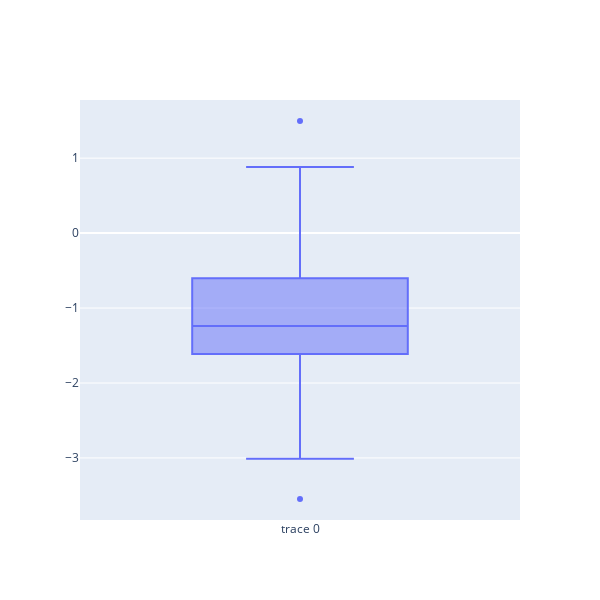

Write notebook code for a chart like this one.
### Code cell
y0 = np.random.randn(50) - 1

fig = go.Figure()
fig.add_trace(go.Box(y=y0))
fig.update_layout(width=600, height=600)
fig.show()

### Figure 1 — Plotly figure (JSON) as saved in the notebook; plotly's stock layout.template omitted (floating-point values rounded to 4 significant figures)
{"data": [{"type": "box", "y": [-0.6034, -1.55, -0.4787, -0.7217, -1.684, -1.46, -1.22, -0.9094, -0.6359, -2.157, 1.496, -1.372, 0.07914, -1.513, -0.9474, -0.6888, -1.022, -0.8332, -1.102, -1.237, -1.613, -0.4649, -1.8, -0.8677, -1.36, -0.3534, -1.906, -1.458, -3.012, -2.067, -1.296, -1.448, -2.127, -2.6, -1.289, -0.7821, 0.5911, -1.248, -2.266, -1.27, -0.2628, 0.3593, -0.5809, -0.3818, -1.661, -3.548, -1.243, -2.279, -0.4623, 0.8818]}], "layout": {"height": 600, "width": 600, "xaxis": {"autorange": true, "range": [-0.5, 0.5], "type": "category"}, "yaxis": {"autorange": true, "range": [-3.828, 1.776], "type": "linear"}}}
